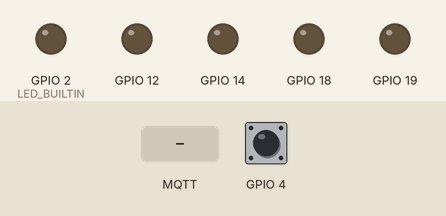
This sketch was run on a simulated ESP32. Shown: output pins drawn as LEDs (lit = HIGH). Inputs (shaded band) come from the test bench; at power-on: GPIO 4 HIGH. WiFi joins after 1.5 s; servers stay silent unless stated; no MQTT or app messages arrive unless stated; what the sketch prints to the serial monitor is not drawn.

Above: at 0.1 s.
At 2.7 s:
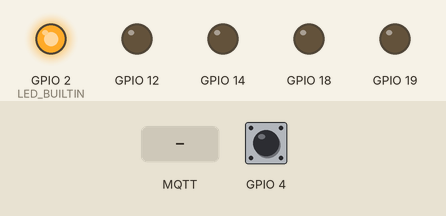
2.8 s: MQTT message "pwm=1" arrives on the first subscribed topic
5.0 s: MQTT message "1" arrives on the first subscribed topic
7.0 s: MQTT message "pwm=1" arrives on the second subscribed topic
Timing chart, 0 to 10.0 s (numbered marks = the images above; inputs shaded):
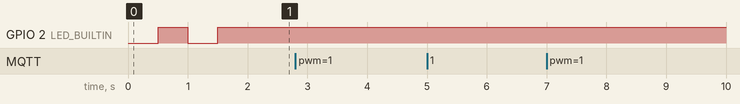

Measured:
- after the input at 2.8 s, every drawn part: stays the same
- after the input at 5.0 s, every drawn part: stays the same
- after the input at 7.0 s, every drawn part: stays the same

The sketch:

test.ino
```cpp
#include <ArduinoJson.h>
#include <WiFi.h>
#include <PubSubClient.h>
WiFiClient client;
PubSubClient mqtt(client);
#define WIFI_STA_NAME "worachet"
#define WIFI_STA_PASS "12345678"
#define MQTT_SERVER "electsut.trueddns.com"
#define MQTT_PORT 27860
#define MQTT_USERNAME ""
#define MQTT_PASSWORD ""
#define MQTT_NAME "B6214197"
#define LED_PIN 23
#define sw 5

DynamicJsonDocument docd(1024);  //รับมาจาก mqtt
DynamicJsonDocument docs(1024);   //ส่งไปหา mqtt
DynamicJsonDocument docs1(1024);   //ส่งไปหา mqtt
char out1[256];
char out2[256];
char out3[256];
char out4[256];

void callback(char* topic, byte* payload, unsigned int length){
Serial.print("Topic = ");
Serial.print(topic);
deserializeJson(docd,payload,length);
serializeJson(docd,out3);
Serial.print(out3);
Serial.println();

/****************LED*****************/////////////////////////////////
/*int LED1 = docd["LED"];
const char* state = docd["state"];
std::string s =state;
if (LED1 == 1){
  if (s=="on"){
    digitalWrite(18,1);}
  else if(s=="off"){
    digitalWrite(18,0);}
              }
else if (LED1 == 2){
  if (s=="on"){
    digitalWrite(19,1);}
  else if(s=="off"){
    digitalWrite(19,0);}
              }*/
/************************PWM*////////////////////////////////////////

/*int pwm = docd["PWM"];
int val = docd["val"];
if (pwm == 1){
  ledcWrite(1,val);
  Serial.print("pwm=1");
             }

else if (pwm == 2){
  Serial.print("pwm=2");
  ledcWrite(2,val);
                  }*/

/****************************Swich*////////////////////////////////////////
const char* swstate = docd["sw_status"];
int valsw = !digitalRead(4);
Serial.print(valsw);
if (valsw == 1){
  docs1["SW1"]="on";
  serializeJson(docs1,out4);
  mqtt.publish("B6214197/lab02/swst",out4);

  }
else if (valsw == 0){
  docs1["SW1"]="off";
  serializeJson(docs1,out4);
  mqtt.publish("B6214197/lab02/swst",out4);

  }
}


void setup() {

pinMode(18,OUTPUT);
pinMode(19,OUTPUT);
pinMode(12,OUTPUT);
pinMode(14,OUTPUT);
pinMode(4,INPUT_PULLUP);
ledcSetup(1,5000,8);
ledcAttachPin(12,1);
ledcSetup(2,5000,8);
ledcAttachPin(14,2);

Serial.begin(115200);
pinMode(LED_BUILTIN, OUTPUT);
Serial.println();
Serial.println();
Serial.print("Connecting to ");
Serial.println(WIFI_STA_NAME);
WiFi.mode(WIFI_STA);
WiFi.begin(WIFI_STA_NAME, WIFI_STA_PASS);
while (WiFi.status() != WL_CONNECTED) {
delay(500);
Serial.print(".");
digitalWrite(LED_BUILTIN, !digitalRead(LED_BUILTIN));
}
digitalWrite(LED_BUILTIN, HIGH);
Serial.println("");
Serial.println("WiFi connected");
Serial.println("IP address: ");
Serial.println(WiFi.localIP());
mqtt.setServer(MQTT_SERVER, MQTT_PORT);
mqtt.setCallback(callback);
}


void loop() {
if (mqtt.connected() == false) {
Serial.print("MQTT connecting... ");
if (mqtt.connect(MQTT_NAME, MQTT_USERNAME, MQTT_PASSWORD))
{
Serial.println("connected");
mqtt.subscribe("B6214197/lab02/lighting");
mqtt.subscribe("B6214197/lab02/pwm");
mqtt.subscribe("B6214197/lab02/swst");
}
else {
Serial.println("failed");
delay(1000);
}
}
else {
mqtt.loop();
docs["emeter"]= "meter01" ;
docs["energy"]=250;
docs["freq"]=60;
docs["wmeter"]= "water_usage" ;
docs["water"]=125;
serializeJson(docs,out1);
mqtt.publish("B6214197/lab02/ex2_2_1",out1);
/*mqtt.publish("B6214197/lab02/ext2_2_1","{\"emeter\":\"meter01\",\"energy\":250,\"freq\":60}");
mqtt.publish("B6214197/lab02/ext2_2_2","{\"wmeter\":\"water_usage\",\"water\":125}"); */
delay(1000);
}
}
```
